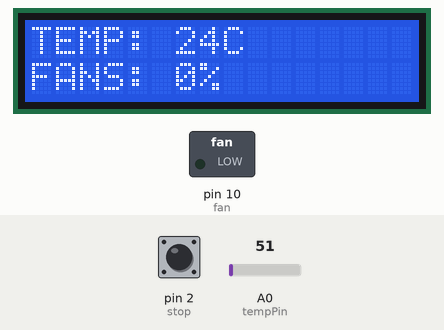
A sketch run on a simulated Arduino Uno, built with avr-gcc and run on an emulated ATmega328P. Parts: 16×2 character LCD, switched loads named in the sketch (green lamp = pin HIGH). Dashed ring = blinking. Inputs (shaded band) come from the test bench; at power-on: pin 2 (stop) HIGH, A0 (tempPin) = 51. What the sketch prints to the serial monitor is not drawn.

Above: at 1.2 s.
1.3 s: pin 2 (stop) pulled LOW for 0.25 s
At 1.4 s:
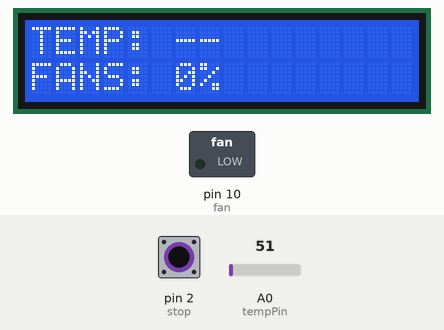
4.0 s: A0 (tempPin) set to 71
At 4.36 s:
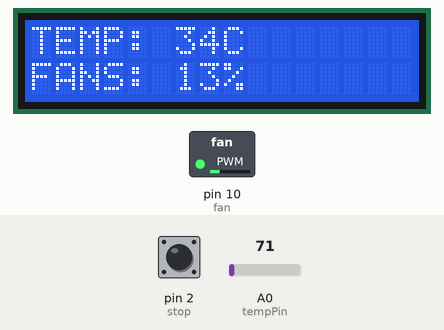
6.4 s: A0 (tempPin) set to 86
At 6.62 s:
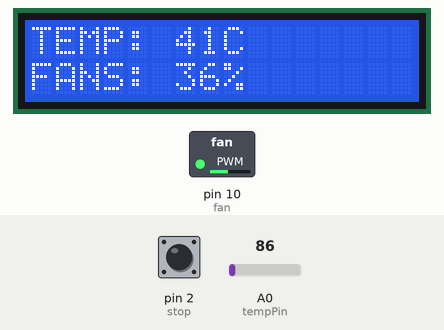
8.7 s: A0 (tempPin) set to 112
At 9.09 s:
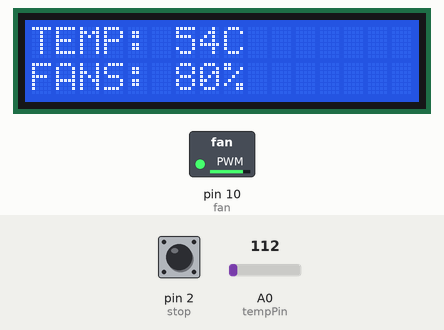
11.2 s: pin 2 (stop) pulled LOW for 1 s
At 11.55 s:
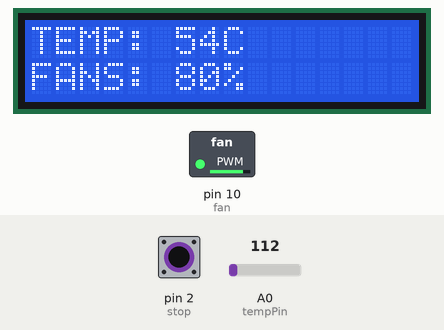
13.7 s: pin 2 (stop) pulled LOW for 3.2 s
At 14.01 s:
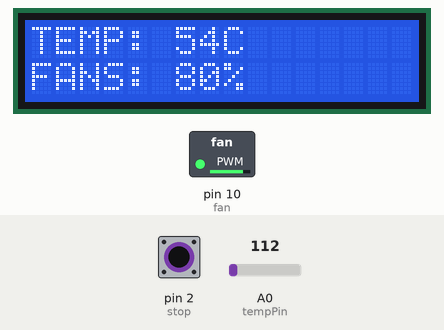
Timing chart, 0 to 18.6 s (numbered marks = the images above; inputs shaded):
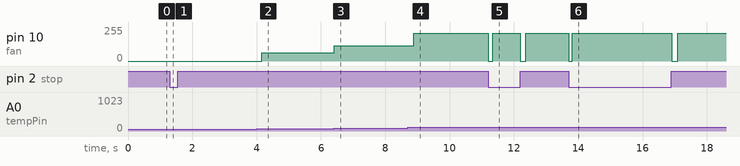

The sketch:

temperature_controlled_dc_fan1.ino
```cpp
#include <LiquidCrystal.h>
LiquidCrystal lcd(12,11,8,7,6,5);
int tempPin = A0;   // Output pin for LM35
int fan = 10;       // pin for fan
int led = 6;        // pin for builtin indicator LED
int temp;
int tempMin = 30;   // fanspeed is minimum
int tempMax = 60;   // fanspeed is minimum
int fanSpeed;
int fanLCD;
int stop = 2;		// pin Interrupt

void setup() {
  Serial.begin(9600);
  pinMode(fan, OUTPUT);
  pinMode(led, OUTPUT);
  pinMode(tempPin, INPUT);
  lcd.begin(16,2);

  pinMode(stop, INPUT_PULLUP);
  attachInterrupt (digitalPinToInterrupt (stop), stopfan, HIGH); //digitalPinToInterrupt (stop), HIGH
}

void loop() {
   temp = readTemp();
   if(temp  < tempMin) {
      fanSpeed = 0;
      fanLCD=fanSpeed;
      digitalWrite(fan, LOW);
   }
   if((temp  >= tempMin) && (temp <= tempMax)) { 		// if temperature is higher than minimum temp
      fanSpeed = map(temp, tempMin, tempMax, 32, 255);	// the actual speed of fan
      fanLCD = map(temp, tempMin, tempMax, 0, 100); 	// speed of fan to display on LCD
      analogWrite(fan, fanSpeed); 						// spin the fan at the fanSpeed speed
   }
   if(temp  > tempMax) {
      fanSpeed = 0;
      fanLCD=fanSpeed;
     digitalWrite(led, HIGH);
   } else {
     digitalWrite(led, LOW);
   }

   lcd.print("TEMP: ");
   lcd.print(temp);
   lcd.print("C ");
   lcd.setCursor(0,1);
   lcd.print("FANS: ");
   lcd.print(fanLCD);
   lcd.print("%");
   delay(200);
   lcd.clear();


}

int readTemp() {  //temp in Celsius
  temp = analogRead(tempPin);
  return temp * 0.48828125;
}

void stopfan () {
  lcd.clear();
  digitalWrite (fan, LOW);
  delayMicroseconds(90000000000000000000000);
  Serial.println("Stop");
  lcd.print("TEMP: --");
  lcd.setCursor(0,1);
  lcd.print("FANS: 0%");

}
  
```

Measured:
- after the input at 1.3 s, the display: changes at once (image 1)
- after the input at 4.0 s, pin 10 (fan): 0/255 → 61/255 after 0.16 s; the display: first differs from a run without the input after 0.17 s (image 2)
- after the input at 6.4 s, pin 10 (fan): 61/255 → 113/255 at once; the display: changes at once (image 3)
- after the input at 8.7 s, pin 10 (fan): 113/255 → 210/255 after 0.18 s; the display: first differs from a run without the input after 0.19 s (image 4)
- after the input at 11.2 s, pin 10 (fan): alternates 210/255 for 0.85 s and 0/255 for 0.16 s, starting at once; the display: first changes at once (image 5 shows a later state)
- after the input at 13.7 s, pin 10 (fan): 210/255 → 0/255 at once, → 210/255 0.11 s later, → 0/255 3.1 s later, → 210/255 0.19 s later; the display: first changes at once (image 6 shows a later state)
- what the display in image 0 shows lasts 0.4 s, from 0.9 s to 1.3 s
